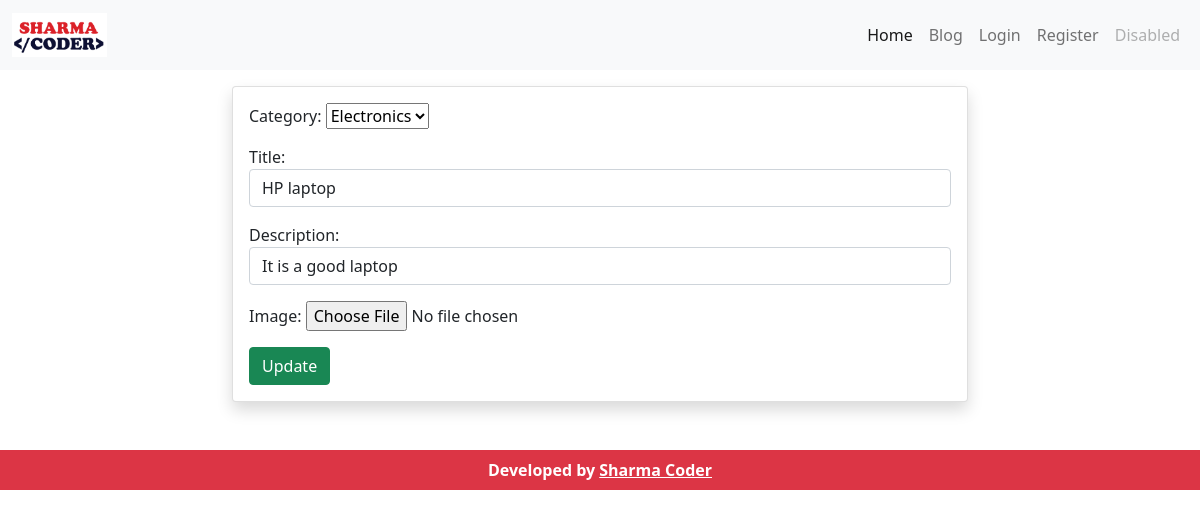
Screenshot of /editblog/8 with the database file from the repository.
### accounts/models.py (models this page shows, shortened)
class Blogs(models.Model):
    category = models.ForeignKey("BlogCategory", on_delete=SET_NULL, null=True)
    title = models.CharField(max_length=191, null=True)
    description = models.CharField(max_length=500, null=True)
    image = models.ImageField(upload_to=get_filename,null=True, blank=True)
    created_at = models.DateTimeField(auto_now_add=True, null=True)

### accounts/views.py (the view)
# urls.py: path('editblog/<int:pk>', views.editBlog, name="edit"),
def editBlog(request, pk):
    blog_id = Blogs.objects.get(id=pk)
    form = BlogForm(instance=blog_id)
    if request.method == 'POST':
        form = BlogForm(request.POST, request.FILES,instance=blog_id)
        if form.is_valid():
            form.save()
            messages.success(request, "Blog updated Successfully")
            return redirect('blogs')
    context = {'form':form}
    return render(request, 'accounts/edit.html', context)

### accounts/forms.py
class BlogForm(ModelForm):
    title = forms.CharField(widget = forms.TextInput(attrs={'class':'form-control'}))
    description = forms.CharField(widget = forms.TextInput(attrs={'class':'form-control'}))
    class Meta:
        model = Blogs
        fields = '__all__'

### accounts/models.py (called while the page is built)
    def __str__(self):
        return self.name

### accounts/templates/accounts/edit.html (shortened to what this page needs)
{% extends 'accounts/layouts/main.html' %}
{% block content %}
    <section>
    <div class="container mt-3">
        <div class="row justify-content-center">
            <div class="col-md-8">
                <div class="card shadow">
                    <div class="card-body">
                    <form action="" method="POST" enctype="multipart/form-data">
                        {{form.as_p}}
                        <button type="submit" class="btn btn-success"> Update </button>
                    </form>
                    </div>
                </div>
            </div>
        </div>
    </div>
</section>
{% endblock content %}

### rows the page displays
Blogs: category "Electronics", title "HP laptop", description "It is a good laptop"
